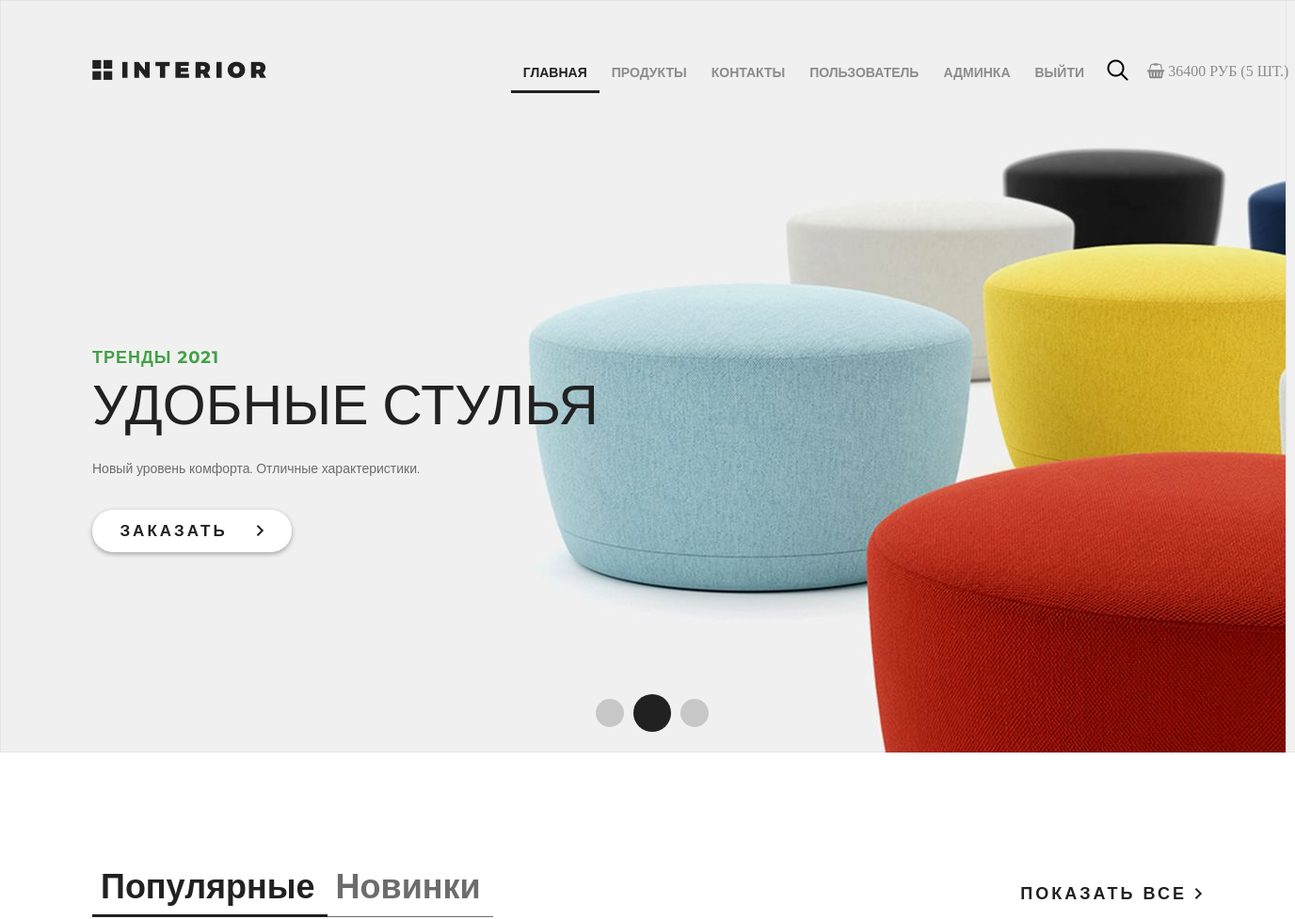
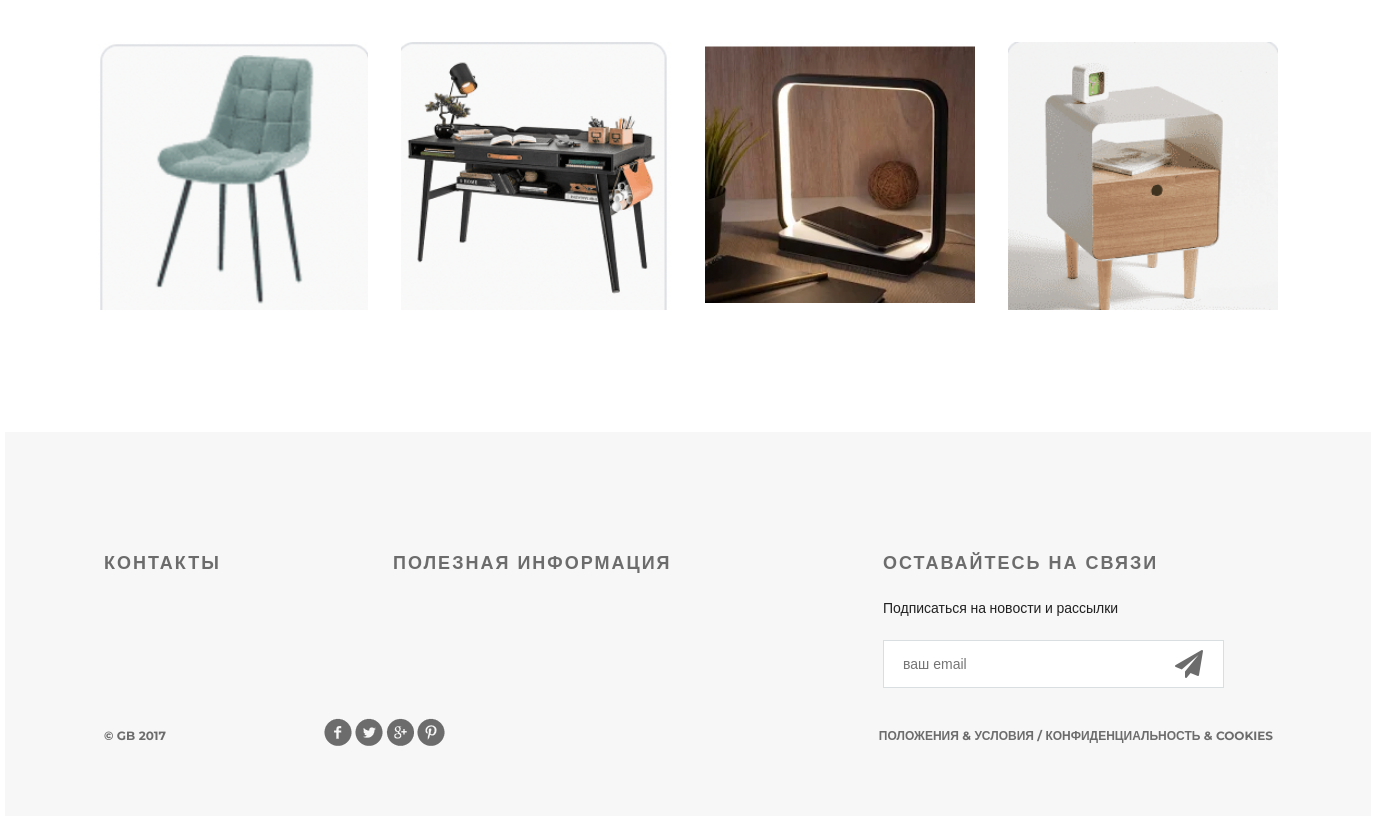
Page / (signed in) on the committed database (2 pictures, top to bottom).
### basketapp/models.py (models this page shows)
class Basket(models.Model):
    user = models.ForeignKey(
        geekshop.settings.AUTH_USER_MODEL,
        on_delete=models.CASCADE,
        related_name='basket',
    )
    product = models.ForeignKey(
        Product,
        on_delete=models.CASCADE,
    )
    quantity = models.PositiveIntegerField(
        verbose_name='количество',
        default=0,
    )
    add_datetime = models.DateTimeField(
        verbose_name='время добавления',
        auto_now_add=True
    )
    class Meta:
        unique_together = ('user', 'product')
    @property
    def product_cost(self):
        return self.product.price * self.quantity
    @property
    def total_quantity(self):
        _items = Basket.objects.filter(user=self.user)
        _total_quantity = sum(list(map(lambda x: x.quantity, _items)))
        return _total_quantity
    @property
    def total_cost(self):
        _items = Basket.objects.filter(user=self.user)
        _total_cost = sum(list(map(lambda x: x.product_cost, _items)))
        return _total_cost

### authapp/models.py (models this page shows)
class ShopUser(AbstractUser):
    avatar = models.ImageField(upload_to='user_avatars', blank=True)
    age = models.PositiveIntegerField(verbose_name='возраст')
    REQUIRED_FIELDS = AbstractUser.REQUIRED_FIELDS + ['age']

### mainapp/models.py (models this page shows, shortened)
class Product(models.Model):
    category = models.ForeignKey(
        ProductCategory,
        on_delete=models.CASCADE,
        verbose_name='категория'
    )
    name = models.CharField(
        verbose_name='название продукта',
        max_length=128,
    )
    image = models.ImageField(
        upload_to='product_img',
        blank=True,
    )
    short_desc = models.CharField(
        max_length=256,
        verbose_name='краткое описание',
        blank=True,
    )
    description = models.TextField(
        verbose_name='описание продукта',
        blank=True,
        max_length=500,
    )
    price = models.DecimalField(
        verbose_name='цена продукта',
        max_digits=8,
        decimal_places=2,
        default=0,
    )
    quantity = models.PositiveIntegerField(
        verbose_name='количество на складе',
        default=0
    )

### geekshop/views.py (the view)
# urls.py: path('', main, name='index'),
def main(request):
    title = 'главная'
    products = Product.objects.all()[:4]
    basket = get_basket(request.user)
    links_menu = {
        'links': list(get_links()),
        'auth': [{'href': 'auth:edit', 'name': 'пользователь'}],
        'topic': 'тренды',
        'heading': 'удобные стулья',
        'products': products,
        'title': title,
        'basket': basket,
    }
    return render(request, 'index.html', context=links_menu)

### geekshop/views.py (called while the page is built)
def get_basket(user):
    if user.is_authenticated:
        return Basket.objects.filter(user=user)
    else:
        return ''

def get_links():
    links_ = [{'href': 'index', 'name': 'главная'},
              {'href': 'mainapp:products', 'name': 'продукты'},
              {'href': 'contact', 'name': 'контакты'}]
    return links_

### geekshop/templates/index.html
{% extends 'base.html' %}
{% load static %}
{% block header %}
    <div class="slider">
        {% include 'includes/inc__menu.html' %}
        <div class="text-slider">
            <h3 class="green">{{ topic }} {% now "Y" %}</h3>
            <h3 class="big">{{ heading }}</h3>
            <p>Новый уровень комфорта. Отличные характеристики.</p>
            <a href="#" class="button-order">заказать <img src="{% static 'img/arrow.png' %}" alt=""></a>
        </div>
        <div class="navi">
            <a href="#"></a><a href="#"></a><a href="#"></a>
        </div>
    </div>
{% endblock %}
{% block content %}
    {% include 'includes/inc_idx_content.html' %}
{% endblock %}

### geekshop/templates/includes/inc__menu.html (shortened to what this page needs)
<div class="header clearfix">
    <a href="{% url 'index' %}" class="logo"></a>
    <ul class="menu">
        {% for link in links %}
            <li>
                <a href="{% url link.href %}"
                   class="{% if request.resolver_match.url_name == link.href %}
                            active
                          {% endif %}">
                    {{ link.name }}
                </a>
            </li>
        {% endfor %}
        {% for auth in auth %}
            {% if user.is_authenticated %}
                <li>
                    <a href="{% url auth.href %}"
                       class="">
                        {{ auth.name }}
                    </a>
                </li>
            {% endif %}
        {% endfor %}
        {% if user.is_superuser %}
            <li>
                <a href="{% url 'admin_staff:users' %}">
                    админка
                </a>
            </li>
        {% endif %}
        <li>
            {% if user.is_authenticated %}
                <a href="{% url 'auth:logout' %}">выйти</a>
            {% else %}
                <a href="{% url 'auth:login' %}">войти</a>
            {% endif %}
        </li>
    </ul>
    <a href="#" class="search"></a>
    {% if basket %}
        <a href="{% url 'basket:basket' %}" class="fa fa-shopping-basket basket">
            <span id="basket_cost">{{ basket.0.total_cost|floatformat:0 }} руб</span>
            <span id="basket_quantity">({{ basket.0.total_quantity }} шт.)</span>
        </a>
    {% else %}
        <a href="{% url 'basket:basket' %}" class="fa fa-shopping-basket basket">
            товаров нет
        </a>
    {% endif %}
</div>

### geekshop/templates/includes/inc_idx_content.html (shortened to what this page needs)
{% load static %}
<div class="featured">
    <div class="featured-menu">
        <a class="active" href="#">Популярные</a><a href="#">Новинки</a>
    </div>
    <a class="explore" href="#">показать все <img src="{% static 'img/arrow.png' %}" alt=""></a>
    <div class="clearfix">
    </div>
    <div class="tab-content">
        {% for product in products %}
            <div class="block">
                <a href="{% url 'products:product' product.pk %}">
                    <img src="/media/{{ product.image }}" alt="">
                </a>
            </div>
        {% endfor %}
    </div>
</div>

### geekshop/static/style-gs.css (style rules this page uses)
* { margin: 0; padding: 0; }
body { font-family: 'Montserrat', sans-serif; }
html, body { height: 100%; }
.slider { height: 800px; background-image: url(img/slider.jpg); padding-left: 98px; padding-right: 211px; position: relative; }
.logo { background-image: url(img/logo.png); margin-top: 63px; width: 185px; height: 22px; float: left; }
.menu { list-style-type: none; margin-top: 67px; float: right; }
.menu li { float: left; }
.menu a { color: #8c8c8c; font-size: 14px; font-weight: 700; text-align: right; text-transform: uppercase; text-decoration: none; padding: 10px 13px; }
.menu .active { color: #212121; font-weight: 700; border-bottom: 3px solid #212121; }
.search { display: block; width: 23px; height: 23px; background-image: url(img/search.png); position: absolute; top: 63px; left: 1176px; }
.basket { display: block; position: absolute; top: 63px; left: 1215px; padding: 4px 4px; font-size: 14px; text-align: right; text-transform: uppercase; text-decoration: none; color: #8c8c8c; font-weight: 700; }
.clearfix:after { content: ""; display: block; clear: both; }
.text-slider { margin-top: 288px; position: absolute; }
.text-slider p { color: #6c6c6c; font-size: 14px; text-align: left; width: 458px; line-height: 24px; }
.button-order { background-color: #ffffff; box-shadow: 0px 2px 4.85px 0.15px rgba(33, 33, 33, 0.35); width: 212px; height: 45px; display: block; text-transform: uppercase; text-align: center; border-radius: 22px; text-decoration: none; color: #212121; font-size: 17px; font-weight: 700; line-height: 45px; margin-top: 32px; letter-spacing: 3px; }
.button-order img { padding-left: 22px; }
.green { text-transform: uppercase; color: #43a047; font-size: 18px; font-weight: 700; text-align: left; margin-bottom: 22px; line-height: 13px; letter-spacing: 1px; }
.big { color: #212121; font-size: 59px; line-height: 43px; text-transform: uppercase; font-weight: 100; margin-bottom: 34px; }
.navi { position: absolute; bottom: 22px; right: 618px; display: flex; width: 130px; height: 40px; justify-content: space-between; align-items: center; }
.navi a { display: block; width: 30px; height: 30px; border-radius: 50%; background-color: rgba(33, 33, 33, 0.2); float: left; margin: 0px 5px; }
.navi a:nth-child(2) { display: block; width: 40px; height: 40px; border-radius: 50%; background-color: #212121; float: left; margin: 0px; }
.featured { padding-left: 98px; padding-right: 98px; }
.featured-menu { margin-top: 120px; width: 300px; height: 49px; float: left; }
.featured-menu a { color: #6c6c6c; font-size: 36px; font-weight: 700; text-align: left; text-decoration: none; border-bottom: 1px solid #6c6c6c; padding-bottom: 10px; padding-right: 13px; padding-left: 9px; }
.featured-menu .active { font-size: 36px; font-weight: 700; text-align: left; color: #212121; border-bottom: 3px solid #212121; padding-bottom: 8px; }
.explore { text-transform: uppercase; color: #212121; font-size: 18px; font-weight: 700; line-height: 24px; text-align: center; float: right; margin-top: 138px; letter-spacing: 3px; text-decoration: none; }
.tab-content { margin-top: 50px; display: flex; justify-content: space-between; margin-bottom: 120px; flex-wrap: wrap; }
.tab-content .block { height: 270px; width: 270px; position: relative; }
.block a img { width: 100%; }

### rows in the picture
Basket: user+product+quantity "36400", user+quantity "5"
Product: image (picture)
Product: image (picture)
Product: image (picture)
Product: image (picture)

### other values in the picture
{{ link.name }} "ГЛАВНАЯ" "ПРОДУКТЫ" "КОНТАКТЫ"
{{ auth.name }} "ПОЛЬЗОВАТЕЛЬ"
{{ topic }} "ТРЕНДЫ"
{{ heading }} "УДОБНЫЕ СТУЛЬЯ"
